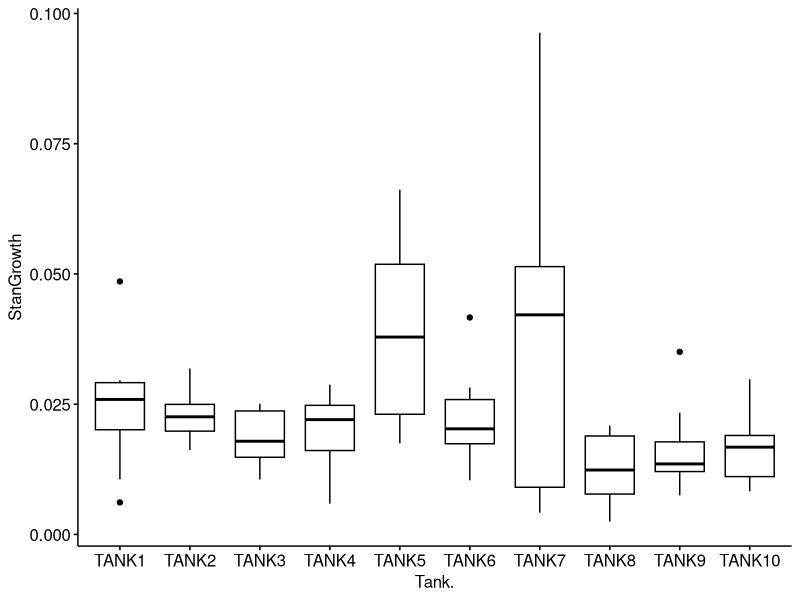
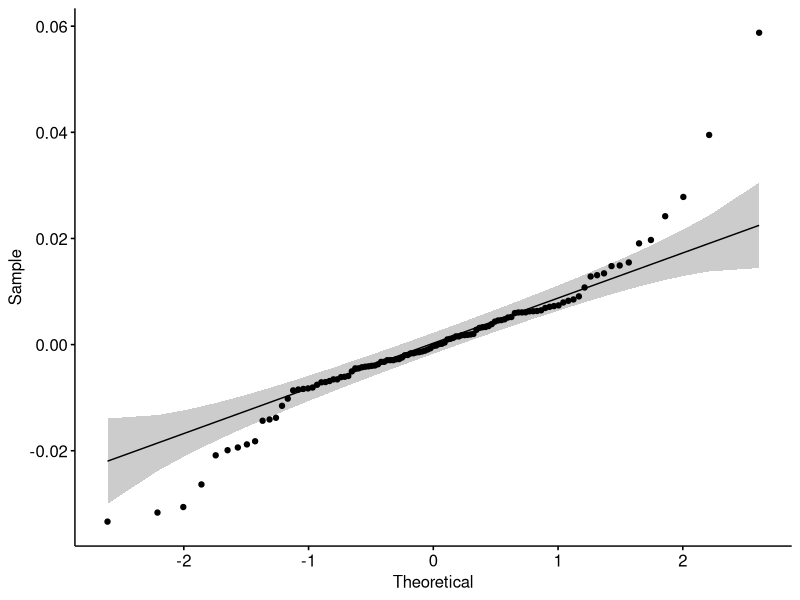
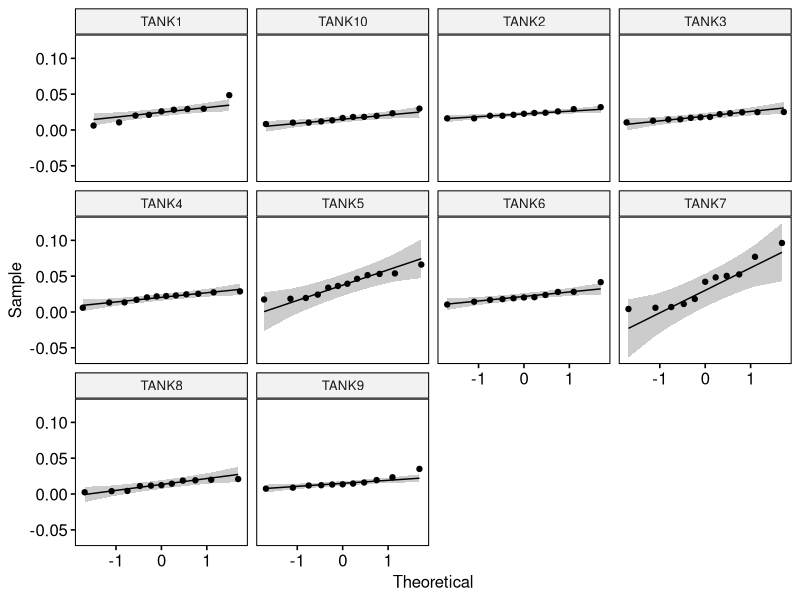
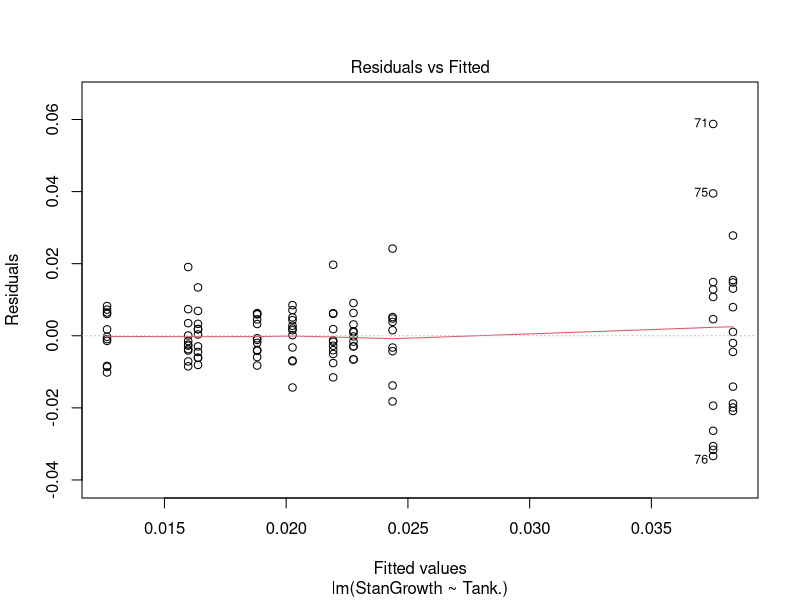
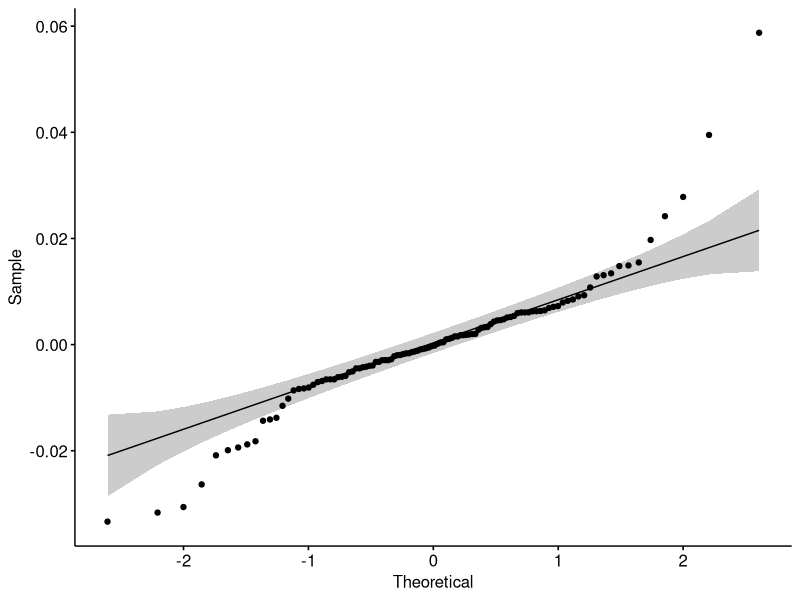
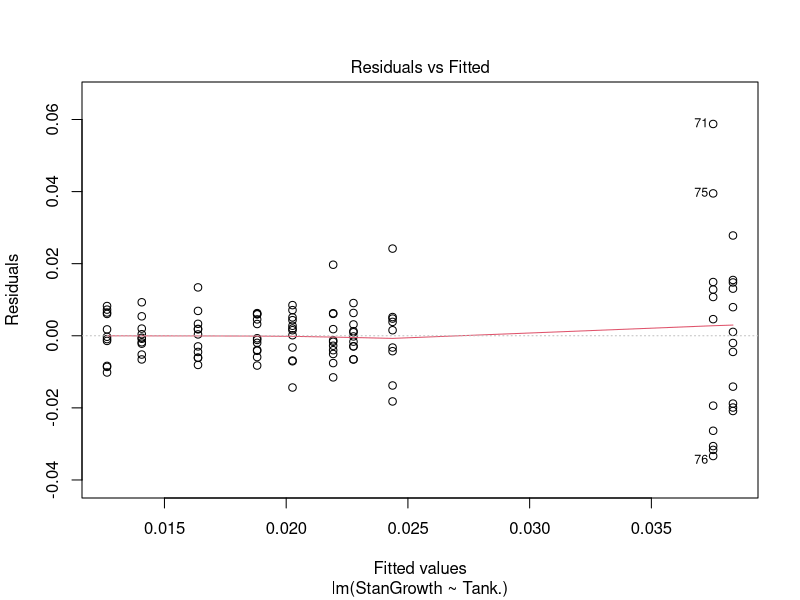
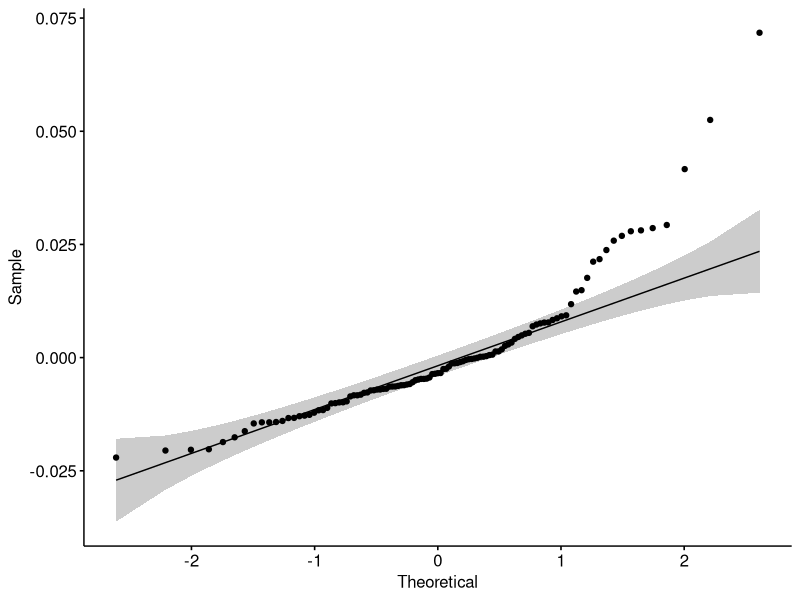
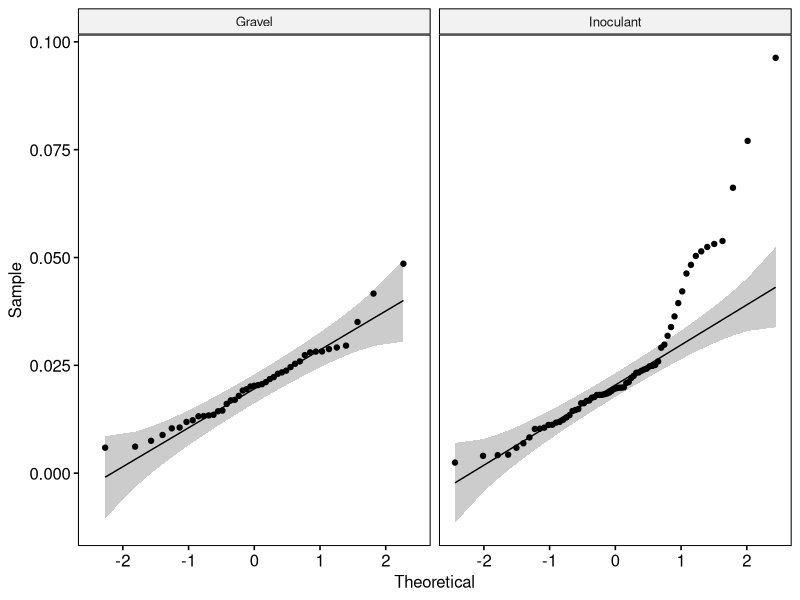

Source code (R) for these figures, in order:
library(tidyverse)
library(ggpubr)
library(car)
library(rstatix)
tab <- read.csv(file = 'Plant-Growth-2017-Standardized.csv')
str(tab)
tab %>% group_by(Tank.) %>% get_summary_stats(StanGrowth, type = "mean_sd")
ggboxplot(tab, x = "Tank.", y = "StanGrowth")
tab %>% group_by(Tank.) %>% get_summary_stats(StanGrowth, type = "mean_sd")
tab %>% group_by(Tank.) %>% identify_outliers(StanGrowth)
    #there is one extreme outlier in tank 9, i'll ignore it for now

    ## Tanks ##
tank._model <- lm(StanGrowth ~ Tank., data = tab)
ggqqplot(residuals(tank._model))
shapiro_test(residuals(tank._model))  
ggqqplot(tab, "StanGrowth", facet.by = "Tank.")
tab %>% group_by(Tank.) %>% shapiro_test(StanGrowth) #all normal except for tank 9. I'll do both anova and kruskal wallis
plot(tank._model, 1)
tab %>% levene_test(StanGrowth ~ Tank.) #okay assumption not met, so welch

welch_tank._anova_result <- tab %>% welch_anova_test(StanGrowth ~ Tank.) 
kruskal_wallis_tank._anova_result <- tab %>% kruskal_test(StanGrowth ~ Tank.)
    #basically said that the tanks themselves have significant variance, probably because of tanks 5 and 7
tank._pwc <- tab %>% tukey_hsd(StanGrowth ~ Tank.)
tank._pwc %>% filter(p.adj <= 0.10)
    # yeah so basically tanks 5 and 7 are going a bit crazy

    #Tanks no Outliers
tab_no_tank._outliers <- tab %>% group_by(Tank.) %>% filter(!(AvgGrowth > ((3 * IQR(AvgGrowth)) + quantile(AvgGrowth, probs = 0.75))) | (AvgGrowth < ((3 * IQR(AvgGrowth)) - quantile(AvgGrowth, probs = 0.25)))) %>% data.frame()
no_outliers_tank._model <- lm(StanGrowth ~ Tank., data = tab_no_tank._outliers)
ggqqplot(residuals(no_outliers_tank._model))
shapiro_test(residuals(no_outliers_tank._model)) #still not normal..
plot(no_outliers_tank._model, 1)
no_outliers_tank._model %>% levene_test(AvgGrowth ~ Tank.) #nope
kruskal_wallis_tank._no_outliers_anova_result <- tab_no_tank._outliers %>% kruskal_test(StanGrowth ~ Tank.) #significant
welch_tank._no_outlier_anova_result <- tab_no_tank._outliers %>% welch_anova_test(AvgGrowth ~ Tank.) #significant


    ## InoGrav ##
tab %>% group_by(InoGrav) %>% get_summary_stats(StanGrowth, type = "mean_sd")
tab %>% group_by(InoGrav) %>% identify_outliers(StanGrowth) # one tank 5 xtreme, two tank 7 xtreme
InoGrav_model <- lm(StanGrowth ~ InoGrav, data = tab)
ggqqplot(residuals(InoGrav_model))
shapiro_test(residuals(InoGrav_model))  
ggqqplot(tab, "StanGrowth", facet.by = "InoGrav")
tab %>% group_by(InoGrav) %>% shapiro_test(StanGrowth) #inoculant not normal, but probably tank 5 and 7 striking again.
plot(InoGrav_model, 1)
tab %>% levene_test(StanGrowth ~ InoGrav) #assumption not met, so welch

welch_InoGrav_anova_result <- tab %>% welch_anova_test(StanGrowth ~ InoGrav) 
kruskal_wallis_InoGrav_anova_result <- tab %>% kruskal_test(StanGrowth ~ InoGrav)
        #nada

    #InoGrav no Outliers
tab_no_InoGrav_outliers <- tab %>% group_by(InoGrav) %>% filter(!(AvgGrowth > ((3 * IQR(AvgGrowth)) + quantile(AvgGrowth, probs = 0.75))) | (AvgGrowth < ((3 * IQR(AvgGrowth)) - quantile(AvgGrowth, probs = 0.25)))) %>% data.frame()
no_outliers_InoGrav_model <- lm(StanGrowth ~ InoGrav, data = tab_no_InoGrav_outliers)
ggqqplot(residuals(no_outliers_InoGrav_model))
shapiro_test(residuals(no_outliers_InoGrav_model)) #still not normal..
plot(no_outliers_InoGrav_model, 1)
no_outliers_InoGrav_model %>% levene_test(AvgGrowth ~ InoGrav) #homegeneity secured
kruskal_wallis_InoGrav_no_outliers_anova_result <- tab_no_InoGrav_outliers %>% kruskal_test(StanGrowth ~ InoGrav) # not significant
welch_InoGrav_no_outlier_anova_result <- tab_no_InoGrav_outliers %>% welch_anova_test(AvgGrowth ~ InoGrav) # not significant (just running the same code for all of them haha)



        ## Plant ##
tab %>% group_by(Plant) %>% get_summary_stats(StanGrowth, type = "mean_sd")
tab %>% group_by(Plant) %>% identify_outliers(StanGrowth) # one tank 7 xtreme
Plant_model <- lm(StanGrowth ~ Plant, data = tab)
ggqqplot(residuals(Plant_model))
shapiro_test(residuals(Plant_model))  
ggqqplot(tab, "StanGrowth", facet.by = "Plant")
tab %>% group_by(Plant) %>% shapiro_test(StanGrowth) #basil and peas not normal, but probably tank 5 and 7 striking again.
plot(Plant_model, 1)
tab %>% levene_test(StanGrowth ~ Plant) #assumption not met, so welch

welch_Plant_anova_result <- tab %>% welch_anova_test(StanGrowth ~ Plant) 
kruskal_wallis_Plant_anova_result <- tab %>% kruskal_test(StanGrowth ~ Plant)
        # both have p < .05!
Plant_pwc <- tab %>% tukey_hsd(StanGrowth ~ Plant)
Plant_pwc %>% filter(p.adj <= 0.10)
        #not sure if I needed to do this, but the significant difference is between basil and tomatoes

    #Plant no outliers

tab_no_Plant_outliers <- tab %>% group_by(Plant) %>% filter(!(AvgGrowth > ((3 * IQR(AvgGrowth)) + quantile(AvgGrowth, probs = 0.75))) | (AvgGrowth < ((3 * IQR(AvgGrowth)) - quantile(AvgGrowth, probs = 0.25)))) %>% data.frame()
no_outliers_Plant_model <- lm(StanGrowth ~ Plant, data = tab_no_Plant_outliers)
ggqqplot(residuals(no_outliers_Plant_model))
shapiro_test(residuals(no_outliers_Plant_model)) #still not normal..
plot(no_outliers_Plant_model, 1)
no_outliers_Plant_model %>% levene_test(AvgGrowth ~ Plant) #nope
kruskal_wallis_Plant_no_outliers_anova_result <- tab_no_Plant_outliers %>% kruskal_test(StanGrowth ~ Plant) #significant
welch_Plant_no_outlier_anova_result <- tab_no_Plant_outliers %>% welch_anova_test(AvgGrowth ~ Plant) #very significant


        ## Lighting ##
tab %>% group_by(Lighting) %>% get_summary_stats(StanGrowth, type = "mean_sd")
tab %>% group_by(Lighting) %>% identify_outliers(StanGrowth) # nothing extreme
Lighting_model <- lm(StanGrowth ~ Lighting, data = tab)
ggqqplot(residuals(Lighting_model))
shapiro_test(residuals(Lighting_model))  
ggqqplot(tab, "StanGrowth", facet.by = "Lighting")
tab %>% group_by(Lighting) %>% shapiro_test(StanGrowth) #artificial not normal, but probably tank 5 and 7 striking again.
plot(Lighting_model, 1)
tab %>% levene_test(StanGrowth ~ Lighting) #assumption not met, so welch

welch_Lighting_anova_result <- tab %>% welch_anova_test(StanGrowth ~ Lighting) 
kruskal_wallis_Lighting_anova_result <- tab %>% kruskal_test(StanGrowth ~ Lighting)
        #welch shows significance, but kruskal is not.

    #Lighting no outliers

tab_no_Lighting_outliers <- tab %>% group_by(Lighting) %>% filter(!(AvgGrowth > ((3 * IQR(AvgGrowth)) + quantile(AvgGrowth, probs = 0.75))) | (AvgGrowth < ((3 * IQR(AvgGrowth)) - quantile(AvgGrowth, probs = 0.25)))) %>% data.frame()
no_outliers_Lighting_model <- lm(StanGrowth ~ Lighting, data = tab_no_Lighting_outliers)
ggqqplot(residuals(no_outliers_Lighting_model))
shapiro_test(residuals(no_outliers_Lighting_model)) #still not normal..
plot(no_outliers_Lighting_model, 1)
no_outliers_Lighting_model %>% levene_test(AvgGrowth ~ Lighting) #nope
kruskal_wallis_Lighting_no_outliers_anova_result <- tab_no_Lighting_outliers %>% kruskal_test(StanGrowth ~ Lighting) #not significant :(
welch_Lighting_no_outlier_anova_result <- tab_no_Lighting_outliers %>% welch_anova_test(AvgGrowth ~ Lighting) #significant

        ## Media ##
tab %>% group_by(Media) %>% get_summary_stats(StanGrowth, type = "mean_sd")
tab %>% group_by(Media) %>% identify_outliers(StanGrowth) # no extreme outliers
Media_model <- lm(StanGrowth ~ Media, data = tab)
ggqqplot(residuals(Media_model))
shapiro_test(residuals(Media_model))  
ggqqplot(tab, "StanGrowth", facet.by = "Media") #wow clay looks wack, and when I look at the variables, it's tank 5 and 7 again!
tab %>% group_by(Media) %>% shapiro_test(StanGrowth) #clay and float not normal, so it's not just tanks 5 and 7 this time
plot(Media_model, 1)
tab %>% levene_test(StanGrowth ~ Media) #assumption not met, so welch

welch_Media_anova_result <- tab %>% welch_anova_test(StanGrowth ~ Media) 
kruskal_wallis_Media_anova_result <- tab %>% kruskal_test(StanGrowth ~ Media)
        #welch signficant, kruskal not

    #Media no outliers

tab_no_Media_outliers <- tab %>% group_by(Media) %>% filter(!(AvgGrowth > ((3 * IQR(AvgGrowth)) + quantile(AvgGrowth, probs = 0.75))) | (AvgGrowth < ((3 * IQR(AvgGrowth)) - quantile(AvgGrowth, probs = 0.25)))) %>% data.frame()
no_outliers_Media_model <- lm(StanGrowth ~ Media, data = tab_no_Media_outliers)
ggqqplot(residuals(no_outliers_Media_model))
shapiro_test(residuals(no_outliers_Media_model)) #still not normal..
plot(no_outliers_Media_model, 1)
no_outliers_Media_model %>% levene_test(AvgGrowth ~ Media) #nope
kruskal_wallis_Media_no_outliers_anova_result <- tab_no_Media_outliers %>% kruskal_test(StanGrowth ~ Media) # not significant
welch_Media_no_outlier_anova_result <- tab_no_Media_outliers %>% welch_anova_test(AvgGrowth ~ Media) #not significant (now both of them aren't)


        ## Water ##
tab %>% group_by(Water) %>% get_summary_stats(StanGrowth, type = "mean_sd")
tab %>% group_by(Water) %>% identify_outliers(StanGrowth) # no extreme outliers
Water_model <- lm(StanGrowth ~ Water, data = tab)
ggqqplot(residuals(Water_model))
shapiro_test(residuals(Water_model))  
ggqqplot(tab, "StanGrowth", facet.by = "Water")
tab %>% group_by(Water) %>% shapiro_test(StanGrowth) #pumps not normal, but probably tank 5 and 7 striking again.
plot(Water_model, 1)
tab %>% levene_test(StanGrowth ~ Water) #assumption not met, so welch

welch_Water_anova_result <- tab %>% welch_anova_test(StanGrowth ~ Water) 
kruskal_wallis_Water_anova_result <- tab %>% kruskal_test(StanGrowth ~ Water)
        #nada, but welch is close.

    # Water no outliers

tab_no_Water_outliers <- tab %>% group_by(Water) %>% filter(!(AvgGrowth > ((3 * IQR(AvgGrowth)) + quantile(AvgGrowth, probs = 0.75))) | (AvgGrowth < ((3 * IQR(AvgGrowth)) - quantile(AvgGrowth, probs = 0.25)))) %>% data.frame()
no_outliers_Water_model <- lm(StanGrowth ~ Water, data = tab_no_Water_outliers)
ggqqplot(residuals(no_outliers_Water_model))
shapiro_test(residuals(no_outliers_Water_model)) #still not normal..
plot(no_outliers_Water_model, 1)
no_outliers_Water_model %>% levene_test(AvgGrowth ~ Water) #nope
kruskal_wallis_Water_no_outliers_anova_result <- tab_no_Water_outliers %>% kruskal_test(StanGrowth ~ Water) # not significant
welch_Water_no_outlier_anova_result <- tab_no_Water_outliers %>% welch_anova_test(AvgGrowth ~ Water) #not significant (both p>0.9)


        ## just lookin ##
ggboxplot(tab, x = "Tank.", y = "StanGrowth")
ggboxplot(tab, x = "InoGrav", y = "StanGrowth")
ggboxplot(tab, x = "Media", y = "StanGrowth")
ggboxplot(tab, x = "Plant", y = "StanGrowth")
ggboxplot(tab, x = "Lighting", y = "StanGrowth")
ggboxplot(tab, x = "Water", y = "StanGrowth")





